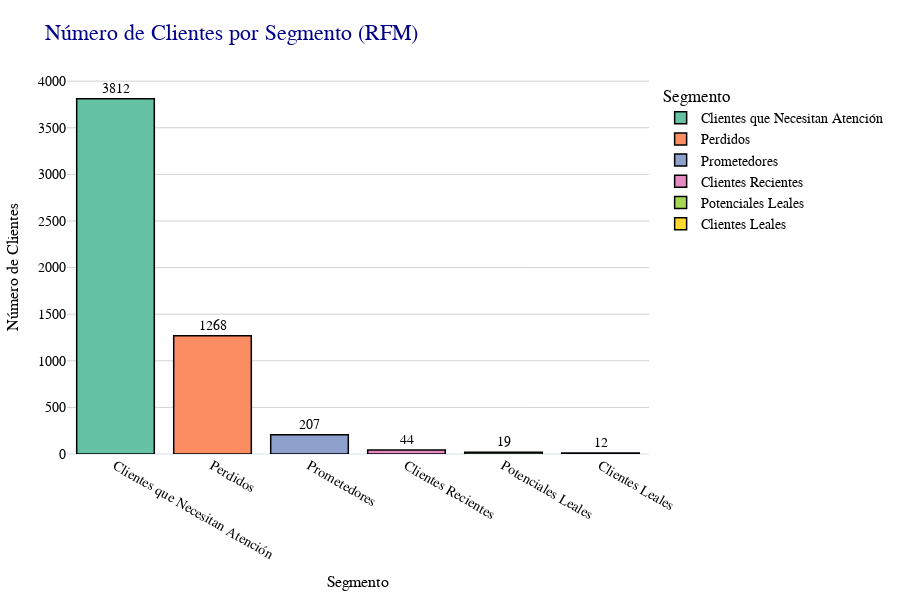

This figure's notebook cell:
### Code cell
# ======================================================
# Visualización Personalizada del Número de Clientes por Segmento (RFM)
# ======================================================
# En esta sección, creo un gráfico de barras para mostrar cuántos clientes
# hay en cada segmento RFM, pero aplico una personalización adicional 
# para que el resultado sea estéticamente más agradable y claro.

import plotly.express as px

# 1. Calculo la cantidad de clientes por etiqueta de cluster
cluster_counts = df_rfm['cluster_label'].value_counts().reset_index()
cluster_counts.columns = ['cluster_label', 'count']

# 2. Genero el gráfico de barras con Plotly Express
fig = px.bar(
    cluster_counts,
    x='cluster_label',
    y='count',
    title="Número de Clientes por Segmento (RFM)",
    labels={'cluster_label': 'Segmento', 'count': 'Número de Clientes'},
    text='count',                        # Muestra el valor arriba de cada barra
    template='plotly_white',             # Plantilla de estilo con fondo blanco
    color='cluster_label',               # Diferencia cada barra por su segmento
    color_discrete_sequence=px.colors.qualitative.Set2
)

# 3. Ajustes estéticos de las barras y textos
fig.update_traces(
    texttemplate='%{text}',
    textposition='outside',
    marker_line_color='black',           # Contorno negro en cada barra
    marker_line_width=1.5               # Grosor del contorno
)

# 4. Configuraciones generales del layout
fig.update_layout(
    height=600,                                         # Ajusta la altura del gráfico
    title_font=dict(size=22, family='Arial', color='darkblue'),
    xaxis_title_font=dict(size=16, family='Arial', color='black'),
    yaxis_title_font=dict(size=16, family='Arial', color='black'),
    font=dict(family='Arial', size=14, color='black'),
    plot_bgcolor='white',
    xaxis=dict(showgrid=False),                         # Oculta líneas de cuadrícula verticales
    yaxis=dict(showgrid=True, gridcolor='lightgrey'),   # Muestra líneas de cuadrícula horizontales
    margin=dict(l=60, r=60, t=80, b=60)
)

# 5. Muestro el gráfico final
fig.show()

### Figure 1 — Plotly figure (JSON) as saved in the notebook; plotly's stock layout.template omitted (floating-point values rounded to 4 significant figures)
{"data": [{"hovertemplate": "Segmento=%{x}<br>Número de Clientes=%{text}<extra></extra>", "legendgroup": "Clientes que Necesitan Atención", "marker": {"color": "rgb(102,194,165)", "line": {"color": "black", "width": 1.5}, "pattern": {"shape": ""}}, "name": "Clientes que Necesitan Atención", "orientation": "v", "showlegend": true, "text": [3812.0], "textposition": "outside", "texttemplate": "%{text}", "type": "bar", "x": ["Clientes que Necesitan Atención"], "xaxis": "x", "y": [3812], "yaxis": "y"}, {"hovertemplate": "Segmento=%{x}<br>Número de Clientes=%{text}<extra></extra>", "legendgroup": "Perdidos", "marker": {"color": "rgb(252,141,98)", "line": {"color": "black", "width": 1.5}, "pattern": {"shape": ""}}, "name": "Perdidos", "orientation": "v", "showlegend": true, "text": [1268.0], "textposition": "outside", "texttemplate": "%{text}", "type": "bar", "x": ["Perdidos"], "xaxis": "x", "y": [1268], "yaxis": "y"}, {"hovertemplate": "Segmento=%{x}<br>Número de Clientes=%{text}<extra></extra>", "legendgroup": "Prometedores", "marker": {"color": "rgb(141,160,203)", "line": {"color": "black", "width": 1.5}, "pattern": {"shape": ""}}, "name": "Prometedores", "orientation": "v", "showlegend": true, "text": [207.0], "textposition": "outside", "texttemplate": "%{text}", "type": "bar", "x": ["Prometedores"], "xaxis": "x", "y": [207], "yaxis": "y"}, {"hovertemplate": "Segmento=%{x}<br>Número de Clientes=%{text}<extra></extra>", "legendgroup": "Clientes Recientes", "marker": {"color": "rgb(231,138,195)", "line": {"color": "black", "width": 1.5}, "pattern": {"shape": ""}}, "name": "Clientes Recientes", "orientation": "v", "showlegend": true, "text": [44.0], "textposition": "outside", "texttemplate": "%{text}", "type": "bar", "x": ["Clientes Recientes"], "xaxis": "x", "y": [44], "yaxis": "y"}, {"hovertemplate": "Segmento=%{x}<br>Número de Clientes=%{text}<extra></extra>", "legendgroup": "Potenciales Leales", "marker": {"color": "rgb(166,216,84)", "line": {"color": "black", "width": 1.5}, "pattern": {"shape": ""}}, "name": "Potenciales Leales", "orientation": "v", "showlegend": true, "text": [19.0], "textposition": "outside", "texttemplate": "%{text}", "type": "bar", "x": ["Potenciales Leales"], "xaxis": "x", "y": [19], "yaxis": "y"}, {"hovertemplate": "Segmento=%{x}<br>Número de Clientes=%{text}<extra></extra>", "legendgroup": "Clientes Leales", "marker": {"color": "rgb(255,217,47)", "line": {"color": "black", "width": 1.5}, "pattern": {"shape": ""}}, "name": "Clientes Leales", "orientation": "v", "showlegend": true, "text": [12.0], "textposition": "outside", "texttemplate": "%{text}", "type": "bar", "x": ["Clientes Leales"], "xaxis": "x", "y": [12], "yaxis": "y"}], "layout": {"barmode": "relative", "font": {"color": "black", "family": "Arial", "size": 14}, "height": 600, "legend": {"title": {"text": "Segmento"}, "tracegroupgap": 0}, "margin": {"b": 60, "l": 60, "r": 60, "t": 80}, "plot_bgcolor": "white", "title": {"font": {"color": "darkblue", "family": "Arial", "size": 22}, "text": "Número de Clientes por Segmento (RFM)"}, "xaxis": {"anchor": "y", "categoryarray": ["Clientes que Necesitan Atención", "Perdidos", "Prometedores", "Clientes Recientes", "Potenciales Leales", "Clientes Leales"], "categoryorder": "array", "domain": [0, 1], "showgrid": false, "title": {"font": {"color": "black", "family": "Arial", "size": 16}, "text": "Segmento"}}, "yaxis": {"anchor": "x", "domain": [0, 1], "gridcolor": "lightgrey", "showgrid": true, "title": {"font": {"color": "black", "family": "Arial", "size": 16}, "text": "Número de Clientes"}}}}
